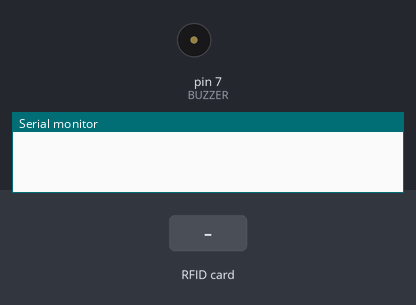
The sketch below on a simulated Arduino Mega 2560, built for the host (arithmetic inside an expression is 32-bit, double 64-bit). Parts: buzzer (waves = sounding), the last lines printed to the serial monitor. The inputs (shaded band) are chosen by the test bench. WiFi joins after 1.5 s; servers stay silent unless stated.

Above: at 1.7 s.
1.8 s: RFID card 5E 7A 19 C4 held to the reader
At 2.15 s:
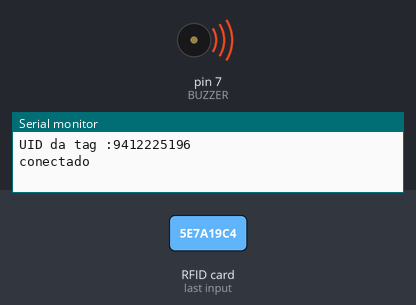
Timing chart, 0 to 4.8 s (numbered marks = the images above; inputs shaded):
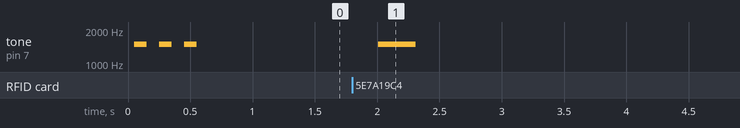

The sketch:

cria_log.ino
```cpp
#include <SPI.h>
#include <Ethernet.h>
#include <String.h>
#include <MFRC522.h>

#define SS_PIN 9
#define RST_PIN 8
#define BUZZER 7
#define PORTA 8081

MFRC522 mfrc522(SS_PIN, RST_PIN);

//NAO MEXA A MENOS QUE TENHA CERTEZA DO QUE ESTA FAZENDO
byte mac[] = { 0xDE, 0xAD, 0xBE, 0xEF, 0xFE, 0xED };

//RODE O EXEMPLO DhcpAddressPrinter E COLOQUE O IP EXIBIDO AQUI CONFORME O MODELO ABAIXO
byte ip[] = { 192, 168, 0, 16 };

//ENDEREÇO IP DO COMPUTADOR ONDE ESTA O BD
byte servidor[] = { 192, 168, 0, 33 };

EthernetClient cliente;

void setup() {
  Serial.begin(9600); //inicia a serial
  SPI.begin(); //inicia SPI bus
  mfrc522.PCD_Init(); //inicia MFRC522
  Ethernet.begin(mac, ip);

  pinMode(BUZZER,OUTPUT);
  tone(BUZZER,1500);
  delay(100);
  noTone(BUZZER);
  delay(100);
  tone(BUZZER,1500);
  delay(100);
  noTone(BUZZER);
  delay(100);
  tone(BUZZER,1500);
  delay(100);
  noTone(BUZZER);
}

void loop() {
  // Look for new cards
  if ( ! mfrc522.PICC_IsNewCardPresent())
  {
    return;
  }
  // Select one of the cards
  if ( ! mfrc522.PICC_ReadCardSerial())
  {
    return;
  }
  //Mostra UID na serial
  Serial.print("UID da tag :");
  String conteudo= "";
  byte letra;
  for (byte i = 0; i < mfrc522.uid.size; i++)
  {
     conteudo.concat(String(mfrc522.uid.uidByte[i]));
  }
  Serial.println(conteudo);
  //if(Serial.available()){
    //String cartao = leStringSerial();
    if (cliente.connect(servidor, PORTA)) {
      Serial.println("conectado");
      cliente.print("GET /bikeuniversitaria/controledeacesso.php?");
      cliente.print("cartao=\"");
      //cliente.print(cartao);
      cliente.print(conteudo);
      cliente.println("\"");
      tone(BUZZER,1500);
      delay(300);
      noTone(BUZZER);
      delay(500);
    } else {
      Serial.println("falha na conexao");
      tone(BUZZER,1500);
      delay(200);
      noTone(BUZZER);
      tone(BUZZER,1500);
      delay(200);
      noTone(BUZZER);
    }
    Serial.flush();
  //}
  cliente.stop();
}

/**
 * Função que lê uma string da Serial
 * e retorna-a
 */
String leStringSerial(){
  String conteudo = "";
  char caractere;

  // Enquanto receber algo pela serial
  while(Serial.available() > 0) {
    // Lê byte da serial
    caractere = Serial.read();
    // Ignora caractere de quebra de linha
    if (caractere != '\n'){
      // Concatena valores
      conteudo.concat(caractere);
    }
    // Aguarda buffer serial ler próximo caractere
    delay(10);
  }

  Serial.print("Recebi: ");
  Serial.println(conteudo);

  return conteudo;
}
```

Measured:
- after the input at 1.8 s, tone on pin 7 (BUZZER): silent → 1500 Hz after 0.21 s, → silent 0.30 s later
- by itself, tone on pin 7 (BUZZER): alternates 1500 Hz for 0.10 s and silent for 0.10 s, 6 changes in all, then stays silent
